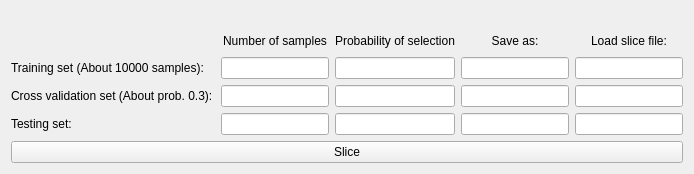
           <widget class="QWidget" name="tabFish1">
            <property name="sizePolicy">
             <sizepolicy hsizetype="Expanding" vsizetype="Expanding">
              <horstretch>0</horstretch>
              <verstretch>0</verstretch>
             </sizepolicy>
            </property>
            <attribute name="title">
             <string>Fish 1</string>
            </attribute>
            <layout class="QGridLayout" name="gridLayout_3">
             <item row="0" column="0">
              <widget class="QLabel" name="sliceInfoFish1Label">
               <property name="text">
                <string/>
               </property>
              </widget>
             </item>
             <item row="1" column="1">
              <widget class="QLabel" name="numberSamplesFish1Label">
               <property name="text">
                <string>Number of samples</string>
               </property>
               <property name="alignment">
                <set>Qt::AlignCenter</set>
               </property>
              </widget>
             </item>
             <item row="1" column="2">
              <widget class="QLabel" name="probabilityFish1Label">
               <property name="text">
                <string>Probability of selection</string>
               </property>
               <property name="alignment">
                <set>Qt::AlignCenter</set>
               </property>
              </widget>
             </item>
             <item row="1" column="3">
              <widget class="QLabel" name="saveSlicesFish1Label">
               <property name="text">
                <string>Save as:</string>
               </property>
               <property name="alignment">
                <set>Qt::AlignCenter</set>
               </property>
              </widget>
             </item>
             <item row="1" column="4">
              <widget class="QLabel" name="loadSlicesFish1Label">
               <property name="text">
                <string>Load slice file:</string>
               </property>
               <property name="alignment">
                <set>Qt::AlignCenter</set>
               </property>
              </widget>
             </item>
             <item row="2" column="0">
              <widget class="QLabel" name="trainingFish1Label">
               <property name="text">
                <string>Training set (About 10000 samples):</string>
               </property>
              </widget>
             </item>
             <item row="2" column="1">
              <widget class="QLineEdit" name="trainingNumberSamplesFish1LineEdit"/>
             </item>
             <item row="2" column="2">
              <widget class="QLineEdit" name="trainingProbabilityFish1LineEdit"/>
             </item>
             <item row="2" column="3">
              <widget class="ClickQLineEdit" name="trainingSaveFish1LineEdit"/>
             </item>
             <item row="2" column="4">
              <widget class="ClickQLineEdit" name="trainingLoadFish1LineEdit"/>
             </item>
             <item row="3" column="0">
              <widget class="QLabel" name="crossValidationFish1Label">
               <property name="text">
                <string>Cross validation set (About prob. 0.3):</string>
               </property>
              </widget>
             </item>
             <item row="3" column="1">
              <widget class="QLineEdit" name="crossNumberSamplesFish1LineEdit"/>
             </item>
             <item row="3" column="2">
              <widget class="QLineEdit" name="crossProbabilityFish1LineEdit"/>
             </item>
             <item row="3" column="3">
              <widget class="ClickQLineEdit" name="crossSaveFish1LineEdit"/>
             </item>
             <item row="3" column="4">
              <widget class="ClickQLineEdit" name="crossLoadFish1LineEdit"/>
             </item>
             <item row="4" column="0">
              <widget class="QLabel" name="testingFish1Label">
               <property name="text">
                <string>Testing set: </string>
               </property>
              </widget>
             </item>
             <item row="4" column="1">
              <widget class="QLineEdit" name="testingNumberSamplesFish1LineEdit"/>
             </item>
             <item row="4" column="2">
              <widget class="QLineEdit" name="testingProbabilityFish1LineEdit"/>
             </item>
             <item row="4" column="3">
              <widget class="ClickQLineEdit" name="testingSaveFish1LineEdit"/>
             </item>
             <item row="4" column="4">
              <widget class="ClickQLineEdit" name="testingLoadFish1LineEdit"/>
             </item>
             <item row="5" column="0" colspan="5">
              <widget class="QPushButton" name="sliceFish1But">
               <property name="text">
                <string>Slice</string>
               </property>
              </widget>
             </item>
             <item row="1" column="0">
              <spacer name="horizontalSpacer_2">
               <property name="orientation">
                <enum>Qt::Horizontal</enum>
               </property>
               <property name="sizeHint" stdset="0">
                <size>
                 <width>204</width>
                 <height>20</height>
                </size>
               </property>
              </spacer>
             </item>
            </layout>
           </widget>
